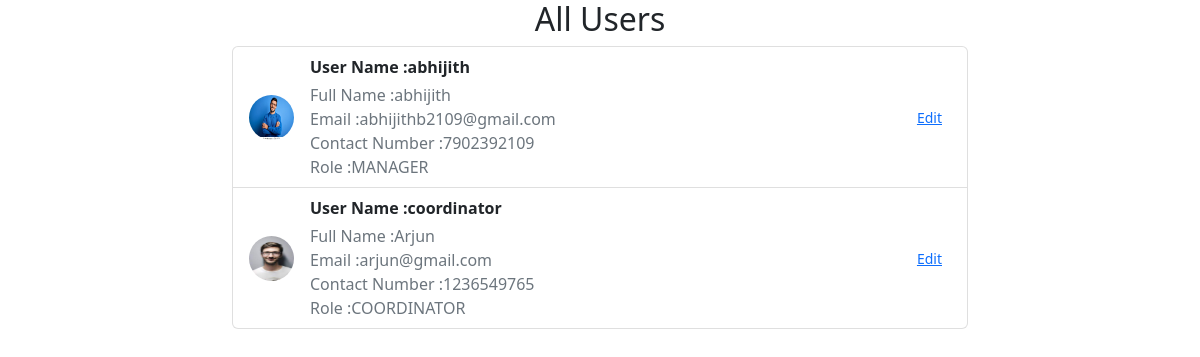
The page /user/list on the database its author committed.
### users/models.py (models this page shows, shortened)
class User(AbstractUser):
    phone=models.CharField(max_length=12)
    profile_pic=models.ImageField(upload_to="images")
    options=(
        ("MANAGER","MANAGER"),
        ("COORDINATOR","COORDINATOR"),
        ("INSPECTOR","INSPECTOR")
    )
    role=models.CharField(max_length=12,choices=options,default="MANAGER")

### users/views.py (the view)
# urls.py: path("list",views.UserListView.as_view(),name="userlists"),
class UserListView(ListView):
    model = User
    context_object_name = "users"
    template_name = "user-lists.html"
    def get_queryset(self):
        return User.objects.all()

### users/templates/user-lists.html (shortened to what this page needs)
<!DOCTYPE html>
<html lang="en">
<head>
    <link href="https://cdn.jsdelivr.net/npm/bootstrap@5.2.0-beta1/dist/css/bootstrap.min.css" rel="stylesheet"
>
</head>
<body>
<div class="container">
<div class="row">
    <h2 align="center">All Users</h2>
    <div class="col-2"></div>
    <div class="col-8">
        <ul class="list-group list-group-light">
            {%for user in users%}
  <li class="list-group-item d-flex justify-content-between align-items-center">
    <div class="d-flex align-items-center">
      <img src="{{user.profile_pic.url}}" alt="" style="width: 45px; height: 45px"
        class="rounded-circle" />
      <div class="ms-3">
        <p class="fw-bold mb-1">User Name :{{user.username}}</p>
        <p class="text-muted mb-0">Full Name :{{user.first_name}}</p>
          <p class="text-muted mb-0"> Email :{{user.email}}</p>
          <p class="text-muted mb-0">Contact Number :{{user.phone}}</p>
        <p class="text-muted mb-0">Role :{{user.role}}</p>
      </div>
    </div>
    <a class="btn btn-link btn-rounded btn-sm" href="#" role="button">Edit</a>
  </li>
            {%endfor%}
</ul>
    </div>
    <div class="col-2"></div>
</div>
</div>
</body>
</html>

### rows shown on the page
User: profile_pic (picture), username "abhijith", first_name "abhijith", email "abhijithb2109@gmail.com", phone "7902392109", role "MANAGER"
User: profile_pic (picture), username "coordinator", first_name "Arjun", email "arjun@gmail.com", phone "1236549765", role "COORDINATOR"
